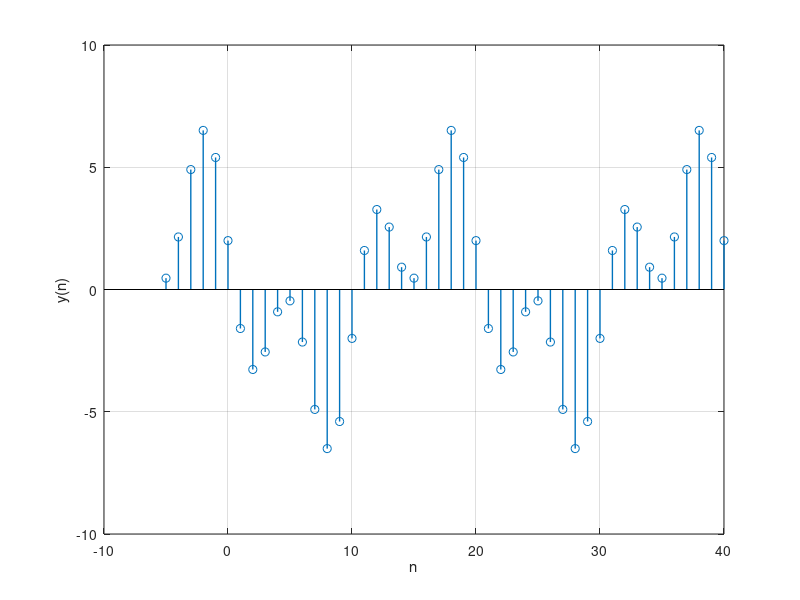

This chart was generated by the following MATLAB code:
home;
clear;
close all;

n=-5:40;
x=4*cos(0.1*pi*n+pi/3)+3*sin(0.3*pi*n+pi);

figure(1);
stem(n, x, 'LineWidth', 1);
xlabel('n');
ylabel('y(n)');
grid on;
saveas(1, 'Atividade5_9.png');